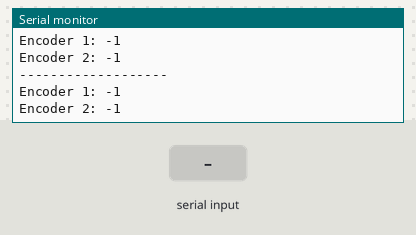
Bench run of a sketch on a simulated ESP32. On the bench: the last lines printed to the serial monitor. The inputs (shaded band) are chosen by the test bench.

Above: at 3.4 s.
3.5 s: "f" received over Serial
At 3.77 s:
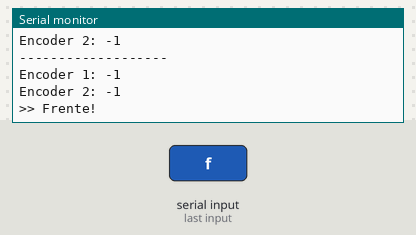
5.1 s: "r" received over Serial
At 5.87 s:
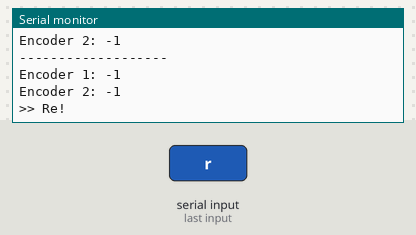
7.2 s: "s" received over Serial
At 7.97 s:
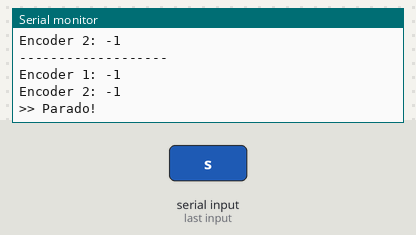
9.3 s: "1" received over Serial
At 10.08 s:
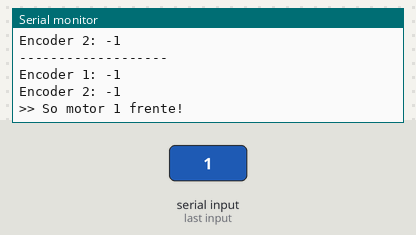
11.4 s: "q" received over Serial
At 12.18 s:
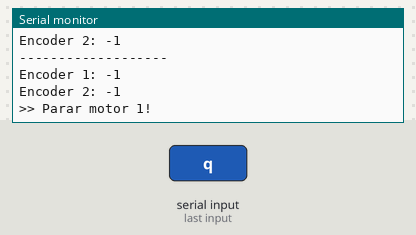

The sketch:

drive_uanca.ino
```cpp
/*
 * drive_uanca.ino
 * ─────────────────────────────────────────────────────────────────
 * Firmware ESP32 + MD49 (Robot Electronics) — versão de produção,
 * validada e em uso.
 *
 * Hardware:
 *   ESP32 GPIO17 (TX2) -> MD49 RX
 *   ESP32 GPIO16 (RX2) -> MD49 TX
 *   GND comum ESP32 <-> MD49
 *   MD49 com fonte 24V propria
 *   Jumper de baudrate do MD49 ABERTO -> 9600 baud
 *
 * Protocolo MD49 (datasheet Robot Electronics):
 *   Sync byte 0x00 + registrador de comando [+ dado, se houver]
 *   0x20 = RESET_ENCODERS (mesmo valor que 0x35 em outras revisoes
 *          de firmware do MD49 -- confirme a versao do seu modulo)
 *   0x23 = GET_ENCODER1 (4 bytes, signed, big-endian)
 *   0x24 = GET_ENCODER2 (4 bytes, signed, big-endian)
 *   0x31 = SET_SPEED1   (1 byte, 128 = parado)
 *   0x32 = SET_SPEED2   (1 byte, 128 = parado)
 *
 * Comandos via Serial USB (115200, sem Enter):
 *   f = frente (ambas)       r = re (ambas)
 *   s = parar (ambas)        1 = so motor 1 frente
 *   2 = so motor 2 frente    q = parar motor 1
 *   w = parar motor 2
 *
 * Saida serial (a cada 500ms):
 *   -------------------
 *   Encoder 1: <valor>
 *   Encoder 2: <valor>
 *
 * Este e o formato que o node ROS2 uancabot_serial_node.py espera
 * (parser via regex "Encoder (\d+): (-?\d+)"). Nao alterar o
 * formato do print sem atualizar o node em conjunto.
 * ─────────────────────────────────────────────────────────────────
 */

#define MD49_SERIAL Serial2
#define RX2_PIN 16
#define TX2_PIN 17

 void setSpeed(byte motor, byte speed) {
  while (MD49_SERIAL.available()) MD49_SERIAL.read();
  MD49_SERIAL.write(0x00);
  MD49_SERIAL.write(motor);
  MD49_SERIAL.write(speed);
}

long readEncoder(uint8_t reg) {
  while (MD49_SERIAL.available()) MD49_SERIAL.read();
  MD49_SERIAL.write(0x00);
  MD49_SERIAL.write(reg);
  delay(100);
  if (MD49_SERIAL.available() >= 4) {
    long val = 0;
    for (int i = 0; i < 4; i++)
      val = (val << 8) | MD49_SERIAL.read();
    return val;
  }
  return -1;
}

void setup() {
  Serial.begin(115200);
  MD49_SERIAL.begin(9600, SERIAL_8N1, RX2_PIN, TX2_PIN);
  delay(2000);

  while (MD49_SERIAL.available()) MD49_SERIAL.read();
  MD49_SERIAL.write(0x00);
  MD49_SERIAL.write(0x20);
  delay(200);

  Serial.println("Pronto! Comandos:");
  Serial.println("  f = frente (ambas)");
  Serial.println("  r = re (ambas)");
  Serial.println("  s = parar (ambas)");
  Serial.println("  1 = so motor 1 frente");
  Serial.println("  2 = so motor 2 frente");
  Serial.println("  q = parar motor 1");
  Serial.println("  w = parar motor 2");
}

void loop() {
  if (Serial.available()) {
    char cmd = Serial.read();
    switch (cmd) {
      case 'f':
        Serial.println(">> Frente!");
        setSpeed(0x31, 180);
        setSpeed(0x32, 180);
        break;
      case 'r':
        Serial.println(">> Re!");
        setSpeed(0x31, 80);
        setSpeed(0x32, 80);
        break;
      case 's':
        Serial.println(">> Parado!");
        setSpeed(0x31, 128);
        setSpeed(0x32, 128);
        break;
      case '1':
        Serial.println(">> So motor 1 frente!");
        setSpeed(0x31, 180);
        setSpeed(0x32, 128); // motor 2 parado
        break;
      case '2':
        Serial.println(">> So motor 2 frente!");
        setSpeed(0x31, 128); // motor 1 parado
        setSpeed(0x32, 180);
        break;
      case 'q':
        Serial.println(">> Parar motor 1!");
        setSpeed(0x31, 128);
        break;
      case 'w':
        Serial.println(">> Parar motor 2!");
        setSpeed(0x32, 128);
        break;
    }
  }

  long enc1 = readEncoder(0x23);
  long enc2 = readEncoder(0x24);

  Serial.println("-------------------");
  Serial.print("Encoder 1: ");
  Serial.println(enc1);
  Serial.print("Encoder 2: ");
  Serial.println(enc2);

  delay(500);
}
```

Measured:
- after the input at 3.5 s, the serial monitor: prints a new line after 0.11 s (image 1)
- after the input at 5.1 s, the serial monitor: prints a new line after 0.61 s (image 2)
- after the input at 7.2 s, the serial monitor: prints a new line after 0.62 s (image 3)
- after the input at 9.3 s, the serial monitor: prints a new line after 0.62 s (image 4)
- after the input at 11.4 s, the serial monitor: prints a new line after 0.62 s (image 5)
